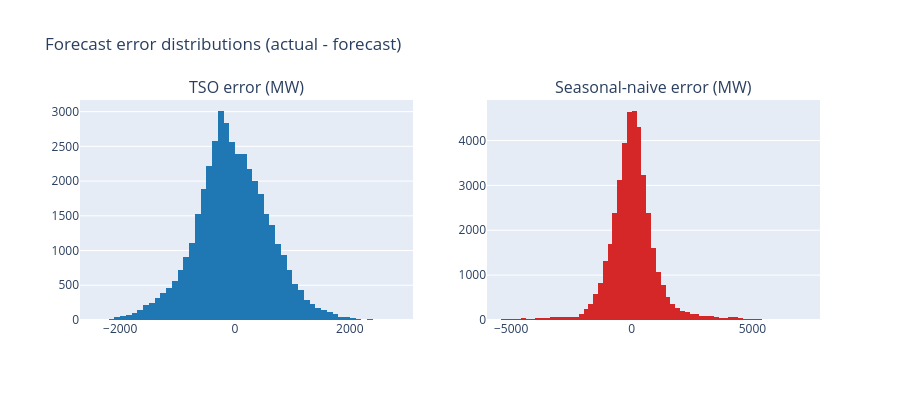

The notebook cell this image was saved under:
### Markdown cell above
## 4. Error distributions

### Code cell
err_tso = res_tso.per_step["y_true"] - res_tso.per_step["y_tso"]
err_naive = res_naive.per_step["y_true"] - res_naive.per_step["y_model"]

fig = make_subplots(rows=1, cols=2, subplot_titles=("TSO error (MW)", "Seasonal-naive error (MW)"))
fig.add_trace(go.Histogram(x=err_tso, nbinsx=80, name="TSO", marker_color="#1f77b4"), row=1, col=1)
fig.add_trace(go.Histogram(x=err_naive, nbinsx=80, name="Naive", marker_color="#d62728"), row=1, col=2)
fig.update_layout(
    title="Forecast error distributions (actual - forecast)",
    showlegend=False,
    height=400,
)
fig

### Figure 1 — Plotly figure (JSON) as saved in the notebook; plotly's stock layout.template omitted (floating-point values rounded to 4 significant figures; data arrays with more than 128 entries replaced by an {"elided": "..."} marker saying what was removed)
{"data": [{"marker": {"color": "#1f77b4"}, "name": "TSO", "nbinsx": 80, "type": "histogram", "x": {"elided": "40704 float values"}, "xaxis": "x", "yaxis": "y"}, {"marker": {"color": "#d62728"}, "name": "Naive", "nbinsx": 80, "type": "histogram", "x": {"elided": "40704 float values"}, "xaxis": "x2", "yaxis": "y2"}], "layout": {"annotations": [{"font": {"size": 16}, "showarrow": false, "text": "TSO error (MW)", "x": 0.225, "xanchor": "center", "xref": "paper", "y": 1, "yanchor": "bottom", "yref": "paper"}, {"font": {"size": 16}, "showarrow": false, "text": "Seasonal-naive error (MW)", "x": 0.775, "xanchor": "center", "xref": "paper", "y": 1, "yanchor": "bottom", "yref": "paper"}], "height": 400, "showlegend": false, "title": {"text": "Forecast error distributions (actual - forecast)"}, "xaxis": {"anchor": "y", "domain": [0, 0.45]}, "xaxis2": {"anchor": "y2", "domain": [0.55, 1]}, "yaxis": {"anchor": "x", "domain": [0, 1]}, "yaxis2": {"anchor": "x2", "domain": [0, 1]}}}
